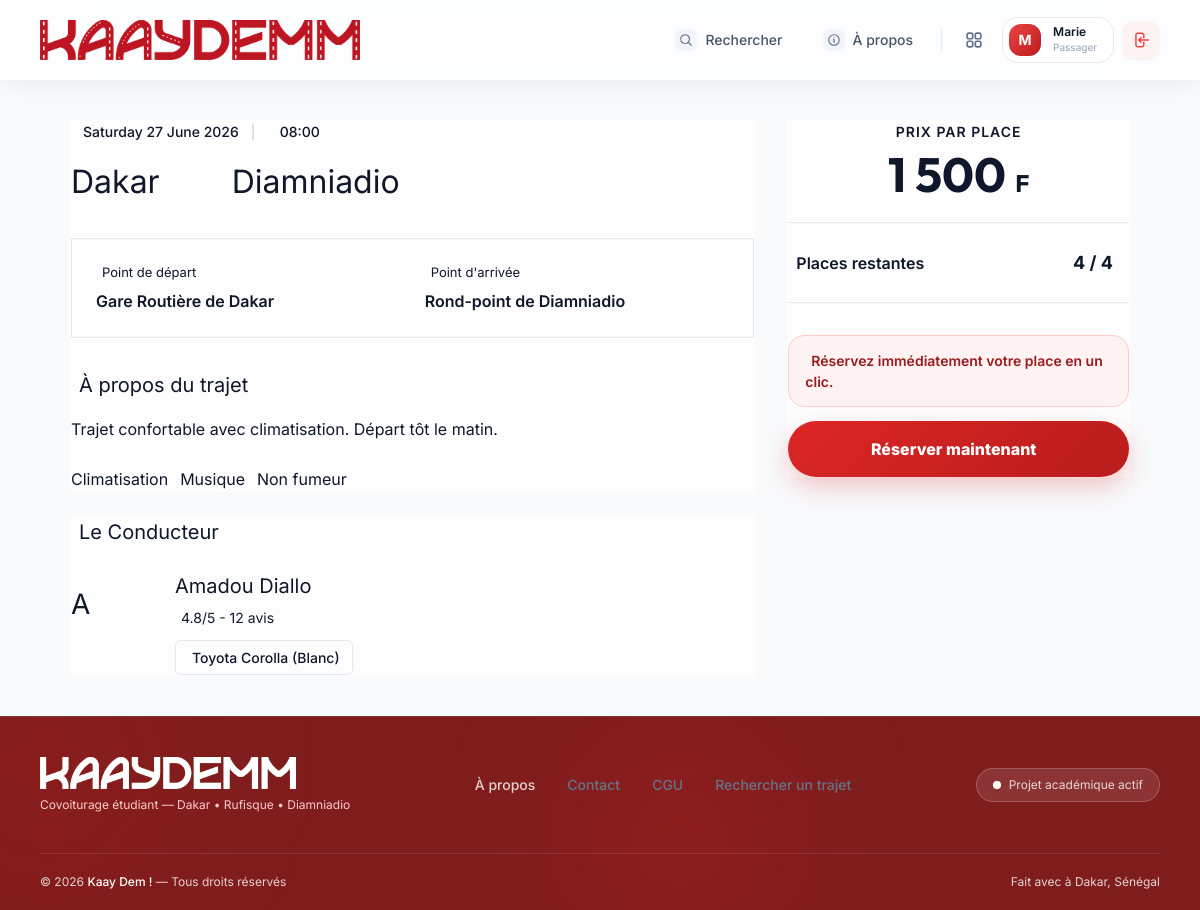
Page /public/trajets/detail/1 (signed in) on the committed database.
### tables this page shows
CREATE TABLE trajets (
    id INT AUTO_INCREMENT PRIMARY KEY,
    conducteur_id INT NOT NULL,
    vehicule_id INT NOT NULL,
    ville_depart VARCHAR(100) NOT NULL,
    point_depart VARCHAR(150) NULL,
    ville_arrivee VARCHAR(100) NOT NULL,
    point_arrivee VARCHAR(150) NULL,
    date_trajet DATE NOT NULL,
    heure_depart TIME NOT NULL,
    prix_par_place DECIMAL(10, 2) NOT NULL,
    places_disponibles INT NOT NULL,
    places_totales INT NOT NULL,
    description TEXT NULL,
    climatisation BOOLEAN DEFAULT FALSE,
    musique BOOLEAN DEFAULT TRUE,
    fumeur BOOLEAN DEFAULT FALSE,
    statut ENUM('planifie', 'en_cours', 'termine', 'annule') DEFAULT 'planifie',
    date_creation DATETIME DEFAULT CURRENT_TIMESTAMP,
    FOREIGN KEY (conducteur_id) REFERENCES utilisateurs(id) ON DELETE CASCADE,
    FOREIGN KEY (vehicule_id) REFERENCES vehicules(id) ON DELETE RESTRICT
);

CREATE TABLE utilisateurs (
    id INT AUTO_INCREMENT PRIMARY KEY,
    nom VARCHAR(100) NOT NULL,
    prenom VARCHAR(100) NOT NULL,
    email VARCHAR(150) NOT NULL UNIQUE,
    telephone VARCHAR(20) NOT NULL,
    mot_de_passe VARCHAR(255) NOT NULL,
    photo_profil VARCHAR(255) DEFAULT 'default-avatar.png',
    role ENUM('passager', 'conducteur', 'admin') DEFAULT 'passager',
    est_conducteur_valide BOOLEAN DEFAULT FALSE,
    date_inscription DATETIME DEFAULT CURRENT_TIMESTAMP,
    statut ENUM('actif', 'suspendu') DEFAULT 'actif'
);

CREATE TABLE vehicules (
    id INT AUTO_INCREMENT PRIMARY KEY,
    conducteur_id INT NOT NULL,
    marque VARCHAR(50) NOT NULL,
    modele VARCHAR(50) NOT NULL,
    couleur VARCHAR(30) NOT NULL,
    immatriculation VARCHAR(20) NOT NULL,
    nombre_places INT NOT NULL DEFAULT 4,
    date_ajout DATETIME DEFAULT CURRENT_TIMESTAMP,
    FOREIGN KEY (conducteur_id) REFERENCES utilisateurs(id) ON DELETE CASCADE
);

### app/controllers/TrajetController.php (called while the page is built, shortened)
<?php
class TrajetController extends Controller {
    private $trajetModel;
    public function __construct() {
        $this->trajetModel = $this->model('Trajet');
    }
    public function detail($id) {
        $trajet = $this->trajetModel->getById($id);
        $message = null;
        $alertType = null;
        $data = [
            'titre' => 'Détail du trajet ' . $trajet->ville_depart . ' - ' . $trajet->ville_arrivee,
            'trajet' => $trajet,
            'message' => $message,
            'alertType' => $alertType
        ];
        $this->render('trajets/detail', $data);
    }
}

### public/index.php (called while the page is built, shortened)
<?php
require_once '../app/core/Database.php';
require_once '../app/core/Controller.php';
require_once '../app/core/Router.php';
$router = new Router();
$router->get('/', 'HomeController', 'index');
$router->get('/a-propos', 'HomeController', 'about');
$router->get('/contact', 'HomeController', 'contact');
$router->get('/auth/connexion', 'AuthController', 'loginForm');
$router->post('/auth/connexion', 'AuthController', 'login');
$router->get('/auth/inscription', 'AuthController', 'registerForm');
$router->post('/auth/inscription', 'AuthController', 'register');
$router->get('/auth/deconnexion', 'AuthController', 'logout');
$router->get('/trajets/recherche', 'TrajetController', 'searchForm');
$router->get('/trajets/resultats', 'TrajetController', 'searchResults');
$router->get('/trajets/detail/{id}', 'TrajetController', 'detail');
$router->get('/passager/dashboard', 'PassagerController', 'dashboard');
$router->get('/passager/reservations', 'PassagerController', 'reservations');
$router->get('/passager/reservation/{id}', 'PassagerController', 'reservation');
$router->get('/passager/reserver/{trajet_id}', 'PassagerController', 'reserverTrajet');
$router->post('/passager/reserver/{trajet_id}', 'PassagerController', 'reserverTrajet');
$router->get('/conducteur/dashboard', 'ConducteurController', 'dashboard');
$router->get('/conducteur/trajets', 'ConducteurController', 'mesTrajets');
$router->get('/conducteur/trajets/nouveau', 'ConducteurController', 'nouveauTrajetForm');
$router->post('/conducteur/trajets/nouveau', 'ConducteurController', 'creerTrajet');
$router->get('/conducteur/reservations', 'ConducteurController', 'reservations');
$router->post('/conducteur/reservation/{reservation_id}/accept', 'ConducteurController', 'acceptReservation');
$router->post('/conducteur/reservation/{reservation_id}/reject', 'ConducteurController', 'rejectReservation');
$router->get('/profil', 'ProfilController', 'index');
$router->get('/admin/dashboard', 'AdminController', 'dashboard');
$router->get('/admin/trajets', 'AdminController', 'trajets');
$router->post('/admin/validerConducteur/{id}', 'AdminController', 'validerConducteur');
$router->post('/admin/refuserConducteur/{id}', 'AdminController', 'refuserConducteur');
$uri = $_SERVER['REQUEST_URI'];
$method = $_SERVER['REQUEST_METHOD'];
$router->dispatch($uri, $method);

### app/core/Database.php (called while the page is built, shortened)
<?php
class Database {
    private $host = DB_HOST;
    private $user = DB_USER;
    private $pass = DB_PASS;
    private $dbname = DB_NAME;
    private $dbh;
    private $stmt;
    public function __construct() {
        $dsn = 'mysql:host=' . $this->host . ';dbname=' . $this->dbname . ';charset=utf8mb4';
        $options = array(
            PDO::ATTR_PERSISTENT => true,
            PDO::ATTR_ERRMODE => PDO::ERRMODE_EXCEPTION,
            PDO::ATTR_DEFAULT_FETCH_MODE => PDO::FETCH_OBJ
        );
        try {
            $this->dbh = new PDO($dsn, $this->user, $this->pass, $options);
        } catch(PDOException $e) {
            $this->error = $e->getMessage();
            echo "Erreur de connexion : " . $this->error;
            exit;
        }
    }
    public function query($sql) {
        $this->stmt = $this->dbh->prepare($sql);
    }
    public function bind($param, $value, $type = null) {
        if(is_null($type)) {
            switch(true) {
                default:
                    $type = PDO::PARAM_STR;
            }
        }
        $this->stmt->bindValue($param, $value, $type);
    }
    public function execute() {
        return $this->stmt->execute();
    }
    public function single() {
        $this->execute();
        return $this->stmt->fetch();
    }
}

### app/models/Trajet.php (called while the page is built, shortened)
<?php
class Trajet {
    private $db;
    public function __construct() {
        $this->db = new Database();
    }
    public function getById($id) {
        $this->db->query("SELECT t.*, u.nom as conducteur_nom, u.prenom as conducteur_prenom, u.telephone as conducteur_tel, u.photo_profil, v.marque, v.modele, v.couleur, v.immatriculation
                          FROM trajets t
                          JOIN utilisateurs u ON t.conducteur_id = u.id
                          JOIN vehicules v ON t.vehicule_id = v.id
                          WHERE t.id = :id");
        $this->db->bind(':id', $id);
        return $this->db->single();
    }
}

### app/views/trajets/detail.php (the view, shortened to what this page needs)
<div style="max-width: 1100px; margin: 40px auto; padding: 0 20px; display: grid; grid-template-columns: 2fr 1fr; gap: 32px;">
    <div>
        <div class="glass-panel" style="margin-bottom: 24px; position: relative; overflow: hidden;">
            <div style="position: absolute; top: 0; left: 0; bottom: 0; width: 6px; background: var(--kd-primary);"></div>
            <div style="display: flex; align-items: center; gap: 12px; margin-bottom: 16px; color: var(--text-muted); font-size: 14px; font-weight: 500;">
                <i data-lucide="calendar" width="18" height="18"></i> <?= date('l d F Y', strtotime($trajet->date_trajet)) ?>
                <span style="color:#CBD5E1;">|</span>
                <i data-lucide="clock" width="18" height="18"></i> <?= substr($trajet->heure_depart, 0, 5) ?>
            </div>
            <h1 style="font-size: 32px; margin-bottom: 32px; display: flex; align-items: center; gap: 16px;">
                <?= htmlspecialchars($trajet->ville_depart) ?>
                <div style="width: 40px; height: 40px; background: var(--kd-primary-light); color: var(--kd-primary); border-radius: 50%; display: flex; align-items: center; justify-content: center;">
                </div>
                <?= htmlspecialchars($trajet->ville_arrivee) ?>
            </h1>
            <div style="display: grid; grid-template-columns: 1fr 1fr; gap: 24px; padding: 24px; background: var(--kd-bg); border-radius: var(--radius-md); border: 1px solid #E2E8F0; margin-bottom: 32px;">
                <div>
                    <div style="font-size: 13px; color: var(--text-muted); margin-bottom: 6px; display: flex; align-items: center; gap: 6px;">
                        <i data-lucide="map-pin" width="14" height="14"></i> Point de départ
                    </div>
                    <div style="font-weight: 600; color: var(--text-main);"><?= htmlspecialchars($trajet->point_depart ?: 'À définir avec le conducteur') ?></div>
                </div>
                <div>
                    <div style="font-size: 13px; color: var(--text-muted); margin-bottom: 6px; display: flex; align-items: center; gap: 6px;">
                        <i data-lucide="flag" width="14" height="14"></i> Point d'arrivée
                    </div>
                    <div style="font-weight: 600; color: var(--text-main);"><?= htmlspecialchars($trajet->point_arrivee ?: 'À définir avec le conducteur') ?></div>
                </div>
            </div>
            <h3 style="font-size: 20px; margin-bottom: 16px; display: flex; align-items: center; gap: 8px;">
                <i data-lucide="info" width="20" height="20" style="color:var(--kd-primary);"></i> À propos du trajet
            </h3>
            <p style="color: var(--text-muted); margin-bottom: 24px; line-height: 1.7;"><?= nl2br(htmlspecialchars($trajet->description ?: 'Aucune description spécifique fournie par le conducteur.')) ?></p>
            <div style="display: flex; gap: 12px; flex-wrap: wrap;">
                <?php if($trajet->climatisation): ?>
                    <span class="status-badge status-success"><i data-lucide="snowflake" width="14" height="14"></i> Climatisation</span>
                <?php endif; ?>
                <?php if($trajet->musique): ?>
                    <span class="status-badge status-success"><i data-lucide="music" width="14" height="14"></i> Musique</span>
                <?php endif; ?>
                <?php if($trajet->fumeur): ?>
                    <span class="status-badge status-pending"><i data-lucide="cigarette" width="14" height="14"></i> Fumeur toléré</span>
                <?php else: ?>
                    <span class="status-badge status-success"><i data-lucide="cigarette-off" width="14" height="14"></i> Non fumeur</span>
                <?php endif; ?>
            </div>
        </div>
        <div class="glass-panel">
            <h3 style="font-size: 20px; margin-bottom: 24px; display: flex; align-items: center; gap: 8px;">
                <i data-lucide="user" width="20" height="20" style="color:var(--kd-primary);"></i> Le Conducteur
            </h3>
            <div style="display: flex; align-items: center; gap: 24px;">
                <div class="user-avatar" style="width: 80px; height: 80px; font-size: 28px;">
                    <?= substr($trajet->conducteur_prenom, 0, 1) ?>
                </div>
                <div>
                    <h4 style="font-size: 20px; margin-bottom: 6px;"><?= htmlspecialchars($trajet->conducteur_prenom . ' ' . $trajet->conducteur_nom) ?></h4>
                    <div style="color: var(--text-muted); font-size: 14px; margin-bottom: 12px; display:flex; align-items:center; gap:6px;">
                        <i data-lucide="star" width="14" height="14" style="color:var(--kd-accent-dark); fill:var(--kd-accent-dark);"></i> 4.8/5 - 12 avis
                    </div>
                    <div style="font-size: 14px; color: var(--text-main); font-weight: 500; display:flex; align-items:center; gap:8px;">
                        <div style="background: var(--kd-bg); padding: 6px 12px; border-radius: 6px; border: 1px solid #E2E8F0;">
                            <?= htmlspecialchars($trajet->marque . ' ' . $trajet->modele) ?> (<?= htmlspecialchars($trajet->couleur) ?>)
                        </div>
                    </div>
                </div>
            </div>
        </div>
    </div>
    <div>
        <div class="glass-panel" style="position: sticky; top: 100px;">
            <div style="text-align: center; margin-bottom: 24px;">
                <div style="font-size: 14px; color: var(--text-muted); font-weight: 600; text-transform: uppercase; letter-spacing: 1px; margin-bottom: 8px;">Prix par place</div>
                <div style="font-family: 'Outfit'; font-size: 48px; font-weight: 700; color: var(--kd-primary); line-height: 1;">
                    <?= number_format($trajet->prix_par_place, 0, ',', ' ') ?> <span style="font-size:24px;">F</span>
                </div>
            </div>
            <div style="display: flex; justify-content: space-between; align-items: center; padding: 20px 0; border-top: 1px solid #E2E8F0; border-bottom: 1px solid #E2E8F0; margin-bottom: 32px;">
                <span style="font-weight: 600; color: var(--text-main); display:flex; align-items:center; gap:8px;">
                    <i data-lucide="users" width="18" height="18" style="color:var(--text-muted);"></i> Places restantes
                </span>
                <span style="background: var(--kd-primary-light); color: var(--kd-primary); padding: 6px 16px; border-radius: 50px; font-weight: 700; font-size: 18px;">
                    <?= $trajet->places_disponibles ?> / <?= $trajet->places_totales ?>
                </span>
            </div>
            <?php if(isset($_SESSION['user_id'])): ?>
                <?php if($_SESSION['user_id'] == $trajet->conducteur_id): ?>
                    <button class="btn btn-outline" style="width: 100%; height: 52px;" disabled>
                        <i data-lucide="lock"></i> C'est votre trajet
                    </button>
                <?php else: ?>
                    <div style="background: #fef2f2; border: 1px solid #fecaca; border-radius: 16px; padding: 14px 16px; margin-bottom: 14px; color: #991b1b; font-size: 14px; font-weight: 600;">
                        Réservez immédiatement votre place en un clic.
                    </div>
                    <a href="<?= BASE_URL ?>index.php?url=passager/reserver/<?= $trajet->id ?>" style="display: inline-flex; align-items: center; justify-content: center; width: 100%; height: 56px; font-size: 16px; font-weight: 800; border: 0; border-radius: 999px; background: linear-gradient(135deg, #dc2626, #b91c1c); color: white; box-shadow: 0 10px 24px rgba(220, 38, 38, 0.25); text-decoration: none; cursor: pointer;">
                        Réserver maintenant <i data-lucide="check-circle" style="margin-left: 10px;"></i>
                    </a>
                <?php endif; ?>
            <?php endif; ?>
        </div>
    </div>
</div>

### app/core/Router.php (shortened to what this page needs)
<?php
class Router {
    protected $routes = [];
    public function add($method, $uri, $controller, $action) {
        $uriPattern = preg_replace('/\{([a-zA-Z0-9_]+)\}/', '(?P<\1>[a-zA-Z0-9_-]+)', $uri);
        $uriPattern = '#^' . $uriPattern . '$#';
        $this->routes[] = [
            'method' => strtoupper($method),
            'uri' => $uri,
            'pattern' => $uriPattern,
            'controller' => $controller,
            'action' => $action
        ];
    }
    public function dispatch($uri, $method) {
        if (!empty($_GET['url'])) {
            $uri = '/' . trim($_GET['url'], '/');
        } else {
            $uri = parse_url($uri, PHP_URL_PATH);
        }
        $uri = '/' . trim($uri, '/');
        $uri = $uri === '/' ? '/' : $uri;
        foreach ($this->routes as $route) {
            if ($route['method'] === $method && preg_match($route['pattern'], $uri, $matches)) {
                $action = $route['action'];
                $controller = new $controllerClass();
                $params = [];
                foreach ($matches as $key => $value) {
                    if (is_string($key)) {
                        $params[$key] = $value;
                    }
                }
                call_user_func_array([$controller, $action], $params);
                return;
            }
        }
    }
}

### public/assets/css/style.css (style rules this page uses)
html, body { overflow-x: hidden; }

### app/views/layouts/base.php (style rules this page uses)
.glass-panel { background: rgba(255, 255, 255, 0.65); backdrop-filter: blur(20px); -webkit-backdrop-filter: blur(20px); border: 1px solid rgba(255, 255, 255, 0.5); }

### rows in the picture
trajets: date_trajet "Saturday 27 June 2026", heure_depart "08:00", ville_depart "Dakar", ville_arrivee "Diamniadio", point_depart "Gare Routière de Dakar", point_arrivee "Rond-point de Diamniadio", description "Trajet confortable avec climatisation. Départ tôt le matin.", conducteur.prenom "A", conducteur.nom "Amadou Diallo", vehicule.modele "Toyota Corolla", vehicule.couleur "Blanc", prix_par_place "1 500", places_disponibles "4", places_totales "4"
